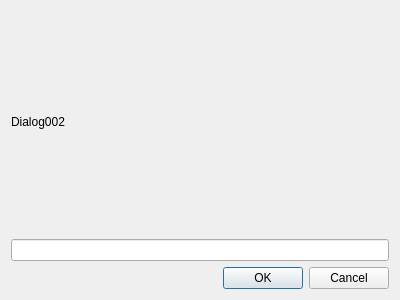
<?xml version="1.0" encoding="UTF-8"?>
<ui version="4.0">
 <class>Dialog002</class>
 <widget class="QDialog" name="Dialog002">
  <property name="geometry">
   <rect>
    <x>0</x>
    <y>0</y>
    <width>400</width>
    <height>300</height>
   </rect>
  </property>
  <property name="windowTitle">
   <string>Dialog</string>
  </property>
  <layout class="QVBoxLayout" name="verticalLayout">
   <item>
    <widget class="QLabel" name="label">
     <property name="text">
      <string>Dialog002</string>
     </property>
    </widget>
   </item>
   <item>
    <widget class="QLineEdit" name="lineEdit"/>
   </item>
   <item>
    <widget class="QDialogButtonBox" name="buttonBox">
     <property name="orientation">
      <enum>Qt::Horizontal</enum>
     </property>
     <property name="standardButtons">
      <set>QDialogButtonBox::Cancel|QDialogButtonBox::Ok</set>
     </property>
    </widget>
   </item>
  </layout>
 </widget>
 <resources/>
 <connections>
  <connection>
   <sender>buttonBox</sender>
   <signal>accepted()</signal>
   <receiver>Dialog002</receiver>
   <slot>accept()</slot>
   <hints>
    <hint type="sourcelabel">
     <x>248</x>
     <y>254</y>
    </hint>
    <hint type="destinationlabel">
     <x>157</x>
     <y>274</y>
    </hint>
   </hints>
  </connection>
  <connection>
   <sender>buttonBox</sender>
   <signal>rejected()</signal>
   <receiver>Dialog002</receiver>
   <slot>reject()</slot>
   <hints>
    <hint type="sourcelabel">
     <x>316</x>
     <y>260</y>
    </hint>
    <hint type="destinationlabel">
     <x>286</x>
     <y>274</y>
    </hint>
   </hints>
  </connection>
 </connections>
</ui>
